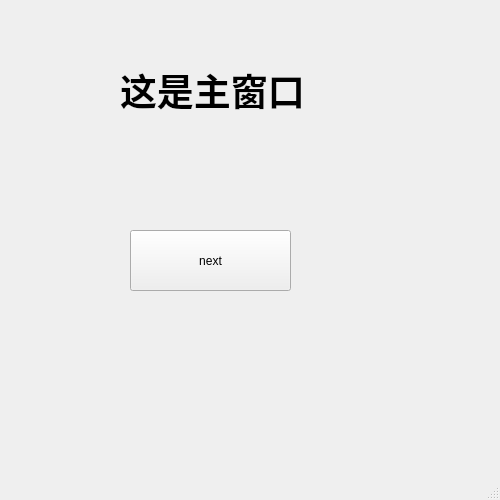
<?xml version="1.0" encoding="UTF-8"?>
<ui version="4.0">
 <class>Main</class>
 <widget class="QMainWindow" name="Main">
  <property name="geometry">
   <rect>
    <x>0</x>
    <y>0</y>
    <width>500</width>
    <height>500</height>
   </rect>
  </property>
  <property name="windowTitle">
   <string>MainWindow</string>
  </property>
  <widget class="QWidget" name="centralwidget">
   <widget class="QLabel" name="label">
    <property name="geometry">
     <rect>
      <x>120</x>
      <y>60</y>
      <width>271</width>
      <height>61</height>
     </rect>
    </property>
    <property name="text">
     <string>&lt;html&gt;&lt;head/&gt;&lt;body&gt;&lt;p&gt;&lt;span style=&quot; font-size:28pt; font-weight:600;&quot;&gt;这是主窗口&lt;/span&gt;&lt;/p&gt;&lt;/body&gt;&lt;/html&gt;</string>
    </property>
   </widget>
   <widget class="QPushButton" name="pushButton">
    <property name="geometry">
     <rect>
      <x>130</x>
      <y>230</y>
      <width>161</width>
      <height>61</height>
     </rect>
    </property>
    <property name="text">
     <string>next</string>
    </property>
   </widget>
  </widget>
  <widget class="QMenuBar" name="menubar">
   <property name="geometry">
    <rect>
     <x>0</x>
     <y>0</y>
     <width>500</width>
     <height>22</height>
    </rect>
   </property>
  </widget>
  <widget class="QStatusBar" name="statusbar"/>
 </widget>
 <resources/>
 <connections/>
</ui>
